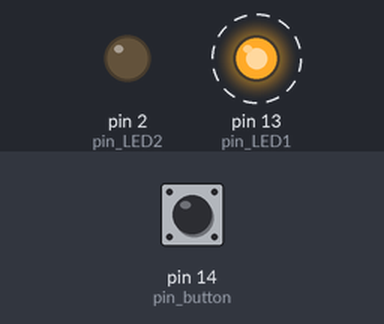
The sketch below on a simulated Arduino Uno, built with avr-gcc and run on an emulated ATmega328P. Shown: output pins drawn as LEDs (lit = HIGH). Dashed ring = blinking. The inputs (shaded band) are chosen by the test bench; at power-on: pin 14 (pin_button) LOW.

Above: at 1.2 s.
1.3 s: pin 14 (pin_button) pulled HIGH for 0.15 s
At 3.8 s:
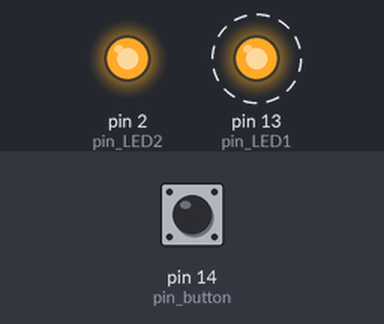
4.4 s: pin 14 (pin_button) pulled HIGH for 1 s
At 6.7 s:
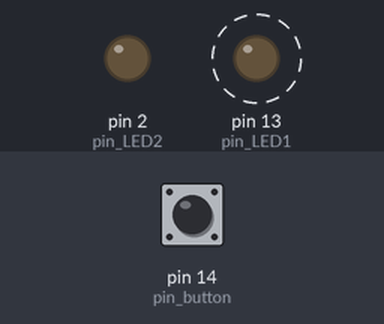
8.4 s: pin 14 (pin_button) pulled HIGH for 3.2 s
At 10.8 s:
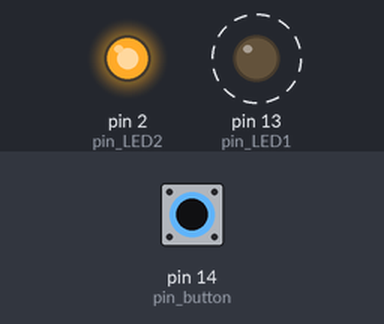
Timing chart, 0 to 20.6 s (numbered marks = the images above; inputs shaded):
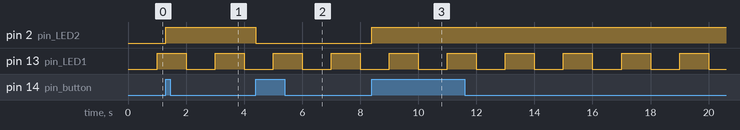

The sketch:

LAB6_2_6.ino
```cpp
//책에만있
int pin_button = 14;
int pin_LED1 = 13, pin_LED2 = 2;
boolean LED_state1 = false;
boolean LED_state2 = false;
unsigned long time_previous, time_current;

boolean button_state_previous = false;
boolean button_state_current;

void setup() {
  pinMode(pin_button, INPUT);

  pinMode(pin_LED1, OUTPUT);
  digitalWrite(pin_LED1, LED_state1);
  pinMode(pin_LED2, OUTPUT);
  digitalWrite(pin_LED2, LED_state2);
  time_previous = millis();
}

void loop() {
  time_current = millis();

  if(time_current - time_previous >= 1000){
    time_previous = time_current;
    LED_state1 = !LED_state1;
    digitalWrite(pin_LED1, LED_state1);
  }

  button_state_current = digitalRead(pin_button);

  if(button_state_current){
    if(button_state_previous == false){
      button_state_previous = true;
      LED_state2 = !LED_state2;
      digitalWrite(pin_LED2, LED_state2);
    }
  }
  else{
    button_state_previous = false;
  }
}
```

Measured:
- after the input at 1.3 s, pin 2 (pin_LED2): LOW → HIGH at once
- after the input at 4.4 s, pin 2 (pin_LED2): HIGH → LOW at once
- after the input at 8.4 s, pin 2 (pin_LED2): LOW → HIGH at once
- by itself, pin 13 (pin_LED1): alternates HIGH for 1.0 s and LOW for 1.0 s
